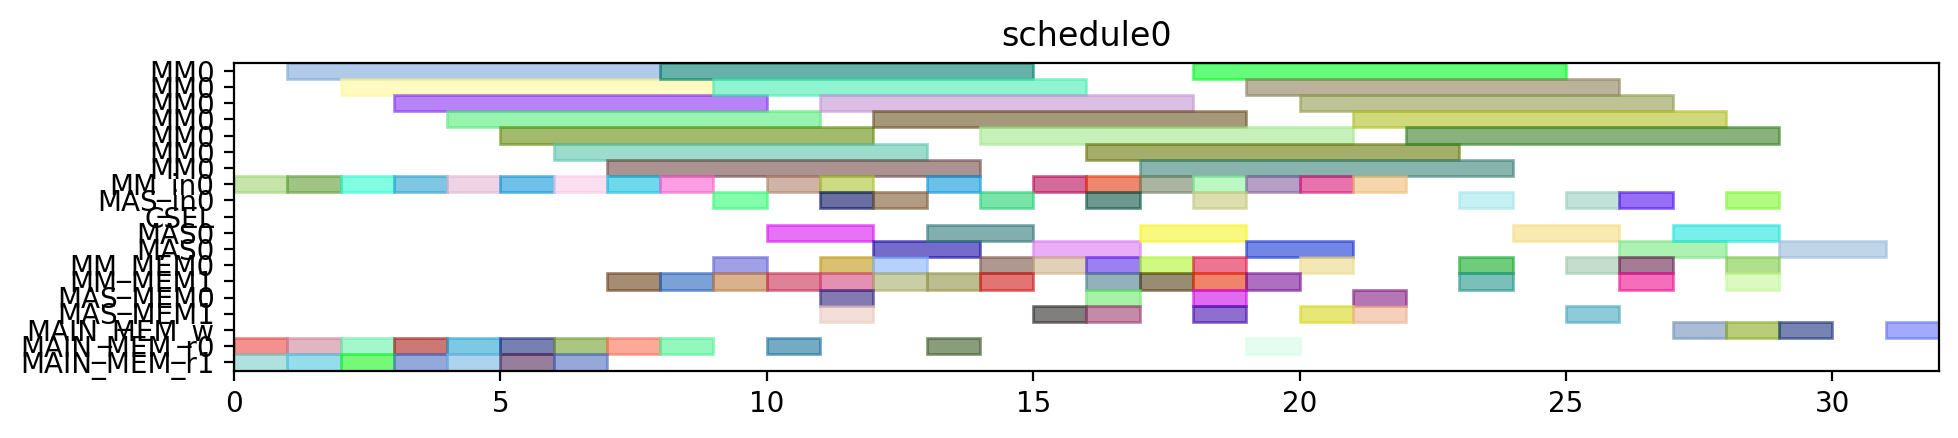

Generate this figure with Python:
from pyschedule import Scenario, solvers, plotters, alt


def solve():
	horizon = 120
	S = Scenario("schedule0", horizon=horizon)

	# resource
	MM = S.Resources('MM', num=1, size=7)
	MM_in = S.Resources('MM_in', num=1)
	MAS_in = S.Resources('MAS_in', num=1)
	CSEL = S.Resource('CSEL')
	MAS = S.Resources('MAS', num=1, size=2, periods=range(1, horizon))
	MM_MEM = S.Resources('MM_MEM', num=2)
	MAS_MEM = S.Resources('MAS_MEM', num=2)
	MAIN_MEM_w = S.Resource('MAIN_MEM_w', size=1)
	MAIN_MEM_r = S.Resources('MAIN_MEM_r', num=2)

	# result of previous scheduling

	# new tasks
	T1 = S.Task('T1', length=7, delay_cost=1)
	T1 += alt(MM)
	T1_in = S.Task('T1_in', length=1, delay_cost=1)
	T1_in += alt(MM_in)
	S += T1_in*MM_in[0]<=T1*MM[0]
	T1_mem0 = S.Task('T1_mem0', length=1, delay_cost=1)
	T1_mem0 += MAIN_MEM_r[0]
	S += T1_mem0 <= T1

	T1_mem1 = S.Task('T1_mem1', length=1, delay_cost=1)
	T1_mem1 += MAIN_MEM_r[1]
	S += T1_mem1 <= T1

	T2 = S.Task('T2', length=7, delay_cost=1)
	T2 += alt(MM)
	T2_in = S.Task('T2_in', length=1, delay_cost=1)
	T2_in += alt(MM_in)
	S += T2_in*MM_in[0]<=T2*MM[0]
	T2_mem0 = S.Task('T2_mem0', length=1, delay_cost=1)
	T2_mem0 += MAIN_MEM_r[0]
	S += T2_mem0 <= T2

	T2_mem1 = S.Task('T2_mem1', length=1, delay_cost=1)
	T2_mem1 += MAIN_MEM_r[1]
	S += T2_mem1 <= T2

	T3 = S.Task('T3', length=7, delay_cost=1)
	T3 += alt(MM)
	T3_in = S.Task('T3_in', length=1, delay_cost=1)
	T3_in += alt(MM_in)
	S += T3_in*MM_in[0]<=T3*MM[0]
	T3_mem0 = S.Task('T3_mem0', length=1, delay_cost=1)
	T3_mem0 += MAIN_MEM_r[0]
	S += T3_mem0 <= T3

	T3_mem1 = S.Task('T3_mem1', length=1, delay_cost=1)
	T3_mem1 += MAIN_MEM_r[1]
	S += T3_mem1 <= T3

	T4 = S.Task('T4', length=7, delay_cost=1)
	T4 += alt(MM)
	T4_in = S.Task('T4_in', length=1, delay_cost=1)
	T4_in += alt(MM_in)
	S += T4_in*MM_in[0]<=T4*MM[0]
	T4_mem0 = S.Task('T4_mem0', length=1, delay_cost=1)
	T4_mem0 += MAIN_MEM_r[0]
	S += T4_mem0 <= T4

	T4_mem1 = S.Task('T4_mem1', length=1, delay_cost=1)
	T4_mem1 += MAIN_MEM_r[1]
	S += T4_mem1 <= T4

	T5 = S.Task('T5', length=7, delay_cost=1)
	T5 += alt(MM)
	T5_in = S.Task('T5_in', length=1, delay_cost=1)
	T5_in += alt(MM_in)
	S += T5_in*MM_in[0]<=T5*MM[0]
	T5_mem0 = S.Task('T5_mem0', length=1, delay_cost=1)
	T5_mem0 += MAIN_MEM_r[0]
	S += T5_mem0 <= T5

	T5_mem1 = S.Task('T5_mem1', length=1, delay_cost=1)
	T5_mem1 += MAIN_MEM_r[1]
	S += T5_mem1 <= T5

	T6 = S.Task('T6', length=7, delay_cost=1)
	T6 += alt(MM)
	T6_in = S.Task('T6_in', length=1, delay_cost=1)
	T6_in += alt(MM_in)
	S += T6_in*MM_in[0]<=T6*MM[0]
	T6_mem0 = S.Task('T6_mem0', length=1, delay_cost=1)
	T6_mem0 += MAIN_MEM_r[0]
	S += T6_mem0 <= T6

	T6_mem1 = S.Task('T6_mem1', length=1, delay_cost=1)
	T6_mem1 += MAIN_MEM_r[1]
	S += T6_mem1 <= T6

	T7 = S.Task('T7', length=7, delay_cost=1)
	T7 += alt(MM)
	T7_in = S.Task('T7_in', length=1, delay_cost=1)
	T7_in += alt(MM_in)
	S += T7_in*MM_in[0]<=T7*MM[0]
	T7_mem0 = S.Task('T7_mem0', length=1, delay_cost=1)
	T7_mem0 += MAIN_MEM_r[0]
	S += T7_mem0 <= T7

	T7_mem1 = S.Task('T7_mem1', length=1, delay_cost=1)
	T7_mem1 += MAIN_MEM_r[1]
	S += T7_mem1 <= T7

	T8 = S.Task('T8', length=7, delay_cost=1)
	T8 += alt(MM)
	T8_in = S.Task('T8_in', length=1, delay_cost=1)
	T8_in += alt(MM_in)
	S += T8_in*MM_in[0]<=T8*MM[0]
	T8_mem0 = S.Task('T8_mem0', length=1, delay_cost=1)
	T8_mem0 += MAIN_MEM_r[0]
	S += T8_mem0 <= T8

	T8_mem1 = S.Task('T8_mem1', length=1, delay_cost=1)
	T8_mem1 += alt(MM_MEM)
	S += (T1*MM[0])-1 < T8_mem1*MM_MEM[1]
	S += T8_mem1 <= T8

	T9 = S.Task('T9', length=7, delay_cost=1)
	T9 += alt(MM)
	T9_in = S.Task('T9_in', length=1, delay_cost=1)
	T9_in += alt(MM_in)
	S += T9_in*MM_in[0]<=T9*MM[0]
	T9_mem0 = S.Task('T9_mem0', length=1, delay_cost=1)
	T9_mem0 += MAIN_MEM_r[0]
	S += T9_mem0 <= T9

	T9_mem1 = S.Task('T9_mem1', length=1, delay_cost=1)
	T9_mem1 += alt(MM_MEM)
	S += (T1*MM[0])-1 < T9_mem1*MM_MEM[1]
	S += T9_mem1 <= T9

	T10 = S.Task('T10', length=7, delay_cost=1)
	T10 += alt(MM)
	T10_in = S.Task('T10_in', length=1, delay_cost=1)
	T10_in += alt(MM_in)
	S += T10_in*MM_in[0]<=T10*MM[0]
	T10_mem0 = S.Task('T10_mem0', length=1, delay_cost=1)
	T10_mem0 += MAIN_MEM_r[0]
	S += T10_mem0 <= T10

	T10_mem1 = S.Task('T10_mem1', length=1, delay_cost=1)
	T10_mem1 += alt(MM_MEM)
	S += (T3*MM[0])-1 < T10_mem1*MM_MEM[1]
	S += T10_mem1 <= T10

	T11 = S.Task('T11', length=7, delay_cost=1)
	T11 += alt(MM)
	T11_in = S.Task('T11_in', length=1, delay_cost=1)
	T11_in += alt(MM_in)
	S += T11_in*MM_in[0]<=T11*MM[0]
	T11_mem0 = S.Task('T11_mem0', length=1, delay_cost=1)
	T11_mem0 += MAIN_MEM_r[0]
	S += T11_mem0 <= T11

	T11_mem1 = S.Task('T11_mem1', length=1, delay_cost=1)
	T11_mem1 += alt(MM_MEM)
	S += (T3*MM[0])-1 < T11_mem1*MM_MEM[1]
	S += T11_mem1 <= T11

	T12 = S.Task('T12', length=2, delay_cost=1)
	T12 += alt(MAS)
	T12_in = S.Task('T12_in', length=1, delay_cost=1)
	T12_in += alt(MAS_in)
	S += T12_in*MAS_in[0]<=T12*MAS[0]

	T12_mem0 = S.Task('T12_mem0', length=1, delay_cost=1)
	T12_mem0 += alt(MM_MEM)
	S += (T4*MM[0])-1 < T12_mem0*MM_MEM[0]
	S += T12_mem0 <= T12

	T12_mem1 = S.Task('T12_mem1', length=1, delay_cost=1)
	T12_mem1 += alt(MM_MEM)
	S += (T2*MM[0])-1 < T12_mem1*MM_MEM[1]
	S += T12_mem1 <= T12

	T13 = S.Task('T13', length=2, delay_cost=1)
	T13 += alt(MAS)
	T13_in = S.Task('T13_in', length=1, delay_cost=1)
	T13_in += alt(MAS_in)
	S += T13_in*MAS_in[0]<=T13*MAS[0]

	T13_mem0 = S.Task('T13_mem0', length=1, delay_cost=1)
	T13_mem0 += alt(MM_MEM)
	S += (T4*MM[0])-1 < T13_mem0*MM_MEM[0]
	S += T13_mem0 <= T13

	T13_mem1 = S.Task('T13_mem1', length=1, delay_cost=1)
	T13_mem1 += alt(MM_MEM)
	S += (T2*MM[0])-1 < T13_mem1*MM_MEM[1]
	S += T13_mem1 <= T13

	T15 = S.Task('T15', length=2, delay_cost=1)
	T15 += alt(MAS)
	T15_in = S.Task('T15_in', length=1, delay_cost=1)
	T15_in += alt(MAS_in)
	S += T15_in*MAS_in[0]<=T15*MAS[0]

	T15_mem0 = S.Task('T15_mem0', length=1, delay_cost=1)
	T15_mem0 += alt(MM_MEM)
	S += (T7*MM[0])-1 < T15_mem0*MM_MEM[0]
	S += T15_mem0 <= T15

	T15_mem1 = S.Task('T15_mem1', length=1, delay_cost=1)
	T15_mem1 += alt(MM_MEM)
	S += (T7*MM[0])-1 < T15_mem1*MM_MEM[1]
	S += T15_mem1 <= T15

	T14 = S.Task('T14', length=7, delay_cost=1)
	T14 += alt(MM)
	T14_in = S.Task('T14_in', length=1, delay_cost=1)
	T14_in += alt(MM_in)
	S += T14_in*MM_in[0]<=T14*MM[0]
	T14_mem0 = S.Task('T14_mem0', length=1, delay_cost=1)
	T14_mem0 += alt(MAS_MEM)
	S += (T13*MAS[0])-1 < T14_mem0*MAS_MEM[0]
	S += T14_mem0 <= T14

	T14_mem1 = S.Task('T14_mem1', length=1, delay_cost=1)
	T14_mem1 += alt(MAS_MEM)
	S += (T13*MAS[0])-1 < T14_mem1*MAS_MEM[1]
	S += T14_mem1 <= T14

	T16 = S.Task('T16', length=7, delay_cost=1)
	T16 += alt(MM)
	T16_in = S.Task('T16_in', length=1, delay_cost=1)
	T16_in += alt(MM_in)
	S += T16_in*MM_in[0]<=T16*MM[0]
	T16_mem0 = S.Task('T16_mem0', length=1, delay_cost=1)
	T16_mem0 += alt(MM_MEM)
	S += (T1*MM[0])-1 < T16_mem0*MM_MEM[0]
	S += T16_mem0 <= T16

	T16_mem1 = S.Task('T16_mem1', length=1, delay_cost=1)
	T16_mem1 += alt(MM_MEM)
	S += (T8*MM[0])-1 < T16_mem1*MM_MEM[1]
	S += T16_mem1 <= T16

	T17 = S.Task('T17', length=7, delay_cost=1)
	T17 += alt(MM)
	T17_in = S.Task('T17_in', length=1, delay_cost=1)
	T17_in += alt(MM_in)
	S += T17_in*MM_in[0]<=T17*MM[0]
	T17_mem0 = S.Task('T17_mem0', length=1, delay_cost=1)
	T17_mem0 += alt(MM_MEM)
	S += (T8*MM[0])-1 < T17_mem0*MM_MEM[0]
	S += T17_mem0 <= T17

	T17_mem1 = S.Task('T17_mem1', length=1, delay_cost=1)
	T17_mem1 += alt(MAS_MEM)
	S += (T15*MAS[0])-1 < T17_mem1*MAS_MEM[1]
	S += T17_mem1 <= T17

	T18 = S.Task('T18', length=2, delay_cost=1)
	T18 += alt(MAS)
	T18_in = S.Task('T18_in', length=1, delay_cost=1)
	T18_in += alt(MAS_in)
	S += T18_in*MAS_in[0]<=T18*MAS[0]

	T18_mem0 = S.Task('T18_mem0', length=1, delay_cost=1)
	T18_mem0 += alt(MM_MEM)
	S += (T5*MM[0])-1 < T18_mem0*MM_MEM[0]
	S += T18_mem0 <= T18

	T18_mem1 = S.Task('T18_mem1', length=1, delay_cost=1)
	T18_mem1 += alt(MM_MEM)
	S += (T9*MM[0])-1 < T18_mem1*MM_MEM[1]
	S += T18_mem1 <= T18

	T19 = S.Task('T19', length=2, delay_cost=1)
	T19 += alt(MAS)
	T19_in = S.Task('T19_in', length=1, delay_cost=1)
	T19_in += alt(MAS_in)
	S += T19_in*MAS_in[0]<=T19*MAS[0]

	T19_mem0 = S.Task('T19_mem0', length=1, delay_cost=1)
	T19_mem0 += alt(MM_MEM)
	S += (T5*MM[0])-1 < T19_mem0*MM_MEM[0]
	S += T19_mem0 <= T19

	T19_mem1 = S.Task('T19_mem1', length=1, delay_cost=1)
	T19_mem1 += alt(MM_MEM)
	S += (T9*MM[0])-1 < T19_mem1*MM_MEM[1]
	S += T19_mem1 <= T19

	T21 = S.Task('T21', length=2, delay_cost=1)
	T21 += alt(MAS)
	T21_in = S.Task('T21_in', length=1, delay_cost=1)
	T21_in += alt(MAS_in)
	S += T21_in*MAS_in[0]<=T21*MAS[0]

	T21_mem0 = S.Task('T21_mem0', length=1, delay_cost=1)
	T21_mem0 += alt(MM_MEM)
	S += (T6*MM[0])-1 < T21_mem0*MM_MEM[0]
	S += T21_mem0 <= T21

	T21_mem1 = S.Task('T21_mem1', length=1, delay_cost=1)
	T21_mem1 += alt(MM_MEM)
	S += (T10*MM[0])-1 < T21_mem1*MM_MEM[1]
	S += T21_mem1 <= T21

	T24 = S.Task('T24', length=7, delay_cost=1)
	T24 += alt(MM)
	T24_in = S.Task('T24_in', length=1, delay_cost=1)
	T24_in += alt(MM_in)
	S += T24_in*MM_in[0]<=T24*MM[0]
	T24_mem0 = S.Task('T24_mem0', length=1, delay_cost=1)
	T24_mem0 += alt(MM_MEM)
	S += (T11*MM[0])-1 < T24_mem0*MM_MEM[0]
	S += T24_mem0 <= T24

	T24_mem1 = S.Task('T24_mem1', length=1, delay_cost=1)
	T24_mem1 += alt(MAS_MEM)
	S += (T12*MAS[0])-1 < T24_mem1*MAS_MEM[1]
	S += T24_mem1 <= T24

	T20 = S.Task('T20', length=7, delay_cost=1)
	T20 += alt(MM)
	T20_in = S.Task('T20_in', length=1, delay_cost=1)
	T20_in += alt(MM_in)
	S += T20_in*MM_in[0]<=T20*MM[0]
	T20_mem0 = S.Task('T20_mem0', length=1, delay_cost=1)
	T20_mem0 += alt(MAS_MEM)
	S += (T15*MAS[0])-1 < T20_mem0*MAS_MEM[0]
	S += T20_mem0 <= T20

	T20_mem1 = S.Task('T20_mem1', length=1, delay_cost=1)
	T20_mem1 += alt(MAS_MEM)
	S += (T18*MAS[0])-1 < T20_mem1*MAS_MEM[1]
	S += T20_mem1 <= T20

	T22 = S.Task('T22', length=7, delay_cost=1)
	T22 += alt(MM)
	T22_in = S.Task('T22_in', length=1, delay_cost=1)
	T22_in += alt(MM_in)
	S += T22_in*MM_in[0]<=T22*MM[0]
	T22_mem0 = S.Task('T22_mem0', length=1, delay_cost=1)
	T22_mem0 += alt(MAS_MEM)
	S += (T21*MAS[0])-1 < T22_mem0*MAS_MEM[0]
	S += T22_mem0 <= T22

	T22_mem1 = S.Task('T22_mem1', length=1, delay_cost=1)
	T22_mem1 += alt(MAS_MEM)
	S += (T21*MAS[0])-1 < T22_mem1*MAS_MEM[1]
	S += T22_mem1 <= T22

	T23 = S.Task('T23', length=7, delay_cost=1)
	T23 += alt(MM)
	T23_in = S.Task('T23_in', length=1, delay_cost=1)
	T23_in += alt(MM_in)
	S += T23_in*MM_in[0]<=T23*MM[0]
	T23_mem0 = S.Task('T23_mem0', length=1, delay_cost=1)
	T23_mem0 += alt(MAS_MEM)
	S += (T19*MAS[0])-1 < T23_mem0*MAS_MEM[0]
	S += T23_mem0 <= T23

	T23_mem1 = S.Task('T23_mem1', length=1, delay_cost=1)
	T23_mem1 += alt(MAS_MEM)
	S += (T19*MAS[0])-1 < T23_mem1*MAS_MEM[1]
	S += T23_mem1 <= T23

	Z2_new = S.Task('Z2_new', length=7, delay_cost=1)
	Z2_new += alt(MM)
	Z2_new_in = S.Task('Z2_new_in', length=1, delay_cost=1)
	Z2_new_in += alt(MM_in)
	S += Z2_new_in*MM_in[0]<=Z2_new*MM[0]
	S += 0<Z2_new

	Z2_new_w = S.Task('Z2_new_w', length=1, delay_cost=1)
	Z2_new_w += alt(MAIN_MEM_w)
	S += Z2_new <= Z2_new_w

	Z2_new_mem0 = S.Task('Z2_new_mem0', length=1, delay_cost=1)
	Z2_new_mem0 += MAIN_MEM_r[0]
	S += Z2_new_mem0 <= Z2_new

	Z2_new_mem1 = S.Task('Z2_new_mem1', length=1, delay_cost=1)
	Z2_new_mem1 += alt(MM_MEM)
	S += (T14*MM[0])-1 < Z2_new_mem1*MM_MEM[1]
	S += Z2_new_mem1 <= Z2_new

	T25 = S.Task('T25', length=2, delay_cost=1)
	T25 += alt(MAS)
	T25_in = S.Task('T25_in', length=1, delay_cost=1)
	T25_in += alt(MAS_in)
	S += T25_in*MAS_in[0]<=T25*MAS[0]

	T25_mem0 = S.Task('T25_mem0', length=1, delay_cost=1)
	T25_mem0 += alt(MM_MEM)
	S += (T20*MM[0])-1 < T25_mem0*MM_MEM[0]
	S += T25_mem0 <= T25

	T25_mem1 = S.Task('T25_mem1', length=1, delay_cost=1)
	T25_mem1 += alt(MM_MEM)
	S += (T20*MM[0])-1 < T25_mem1*MM_MEM[1]
	S += T25_mem1 <= T25

	X2_new = S.Task('X2_new', length=2, delay_cost=1)
	X2_new += alt(MAS)
	X2_new_in = S.Task('X2_new_in', length=1, delay_cost=1)
	X2_new_in += alt(MAS_in)
	S += X2_new_in*MAS_in[0]<=X2_new*MAS[0]

	S += 0<X2_new

	X2_new_w = S.Task('X2_new_w', length=1, delay_cost=1)
	X2_new_w += alt(MAIN_MEM_w)
	S += X2_new <= X2_new_w

	X2_new_mem0 = S.Task('X2_new_mem0', length=1, delay_cost=1)
	X2_new_mem0 += alt(MM_MEM)
	S += (T22*MM[0])-1 < X2_new_mem0*MM_MEM[0]
	S += X2_new_mem0 <= X2_new

	X2_new_mem1 = S.Task('X2_new_mem1', length=1, delay_cost=1)
	X2_new_mem1 += alt(MM_MEM)
	S += (T24*MM[0])-1 < X2_new_mem1*MM_MEM[1]
	S += X2_new_mem1 <= X2_new

	X1_new = S.Task('X1_new', length=2, delay_cost=1)
	X1_new += alt(MAS)
	X1_new_in = S.Task('X1_new_in', length=1, delay_cost=1)
	X1_new_in += alt(MAS_in)
	S += X1_new_in*MAS_in[0]<=X1_new*MAS[0]

	S += 0<X1_new

	X1_new_w = S.Task('X1_new_w', length=1, delay_cost=1)
	X1_new_w += alt(MAIN_MEM_w)
	S += X1_new <= X1_new_w

	X1_new_mem0 = S.Task('X1_new_mem0', length=1, delay_cost=1)
	X1_new_mem0 += alt(MM_MEM)
	S += (T23*MM[0])-1 < X1_new_mem0*MM_MEM[0]
	S += X1_new_mem0 <= X1_new

	X1_new_mem1 = S.Task('X1_new_mem1', length=1, delay_cost=1)
	X1_new_mem1 += alt(MM_MEM)
	S += (T17*MM[0])-1 < X1_new_mem1*MM_MEM[1]
	S += X1_new_mem1 <= X1_new

	Z1_new = S.Task('Z1_new', length=2, delay_cost=1)
	Z1_new += alt(MAS)
	Z1_new_in = S.Task('Z1_new_in', length=1, delay_cost=1)
	Z1_new_in += alt(MAS_in)
	S += Z1_new_in*MAS_in[0]<=Z1_new*MAS[0]

	S += 0<Z1_new

	Z1_new_w = S.Task('Z1_new_w', length=1, delay_cost=1)
	Z1_new_w += alt(MAIN_MEM_w)
	S += Z1_new <= Z1_new_w

	Z1_new_mem0 = S.Task('Z1_new_mem0', length=1, delay_cost=1)
	Z1_new_mem0 += alt(MM_MEM)
	S += (T16*MM[0])-1 < Z1_new_mem0*MM_MEM[0]
	S += Z1_new_mem0 <= Z1_new

	Z1_new_mem1 = S.Task('Z1_new_mem1', length=1, delay_cost=1)
	Z1_new_mem1 += alt(MAS_MEM)
	S += (T25*MAS[0])-1 < Z1_new_mem1*MAS_MEM[1]
	S += Z1_new_mem1 <= Z1_new

	solvers.mip.solve(S,msg=1,kind='CPLEX',ratio_gap=1.01)

	solution = [['hoge']*len(S.solution()[1]) for i in range(len(S.solution()))]
	for i in range(len(S.solution())):
		for j in range(len(S.solution()[i])):
			solution[i][j]=str(S.solution()[i][j])
	print(solution)

	cycles = int(solution[-1][3])

	pic_file_name = "/mnt/rose/usr1/fukuda/ABE/multiRAM_multiMAS_16mux/scheduling_result/stage7MM1_stage2MAS1/EP_LADDERMUL/schedule0.png"
	if(S.solution() != []):
		plotters.matplotlib.plot(S,img_filename=pic_file_name, show_task_labels=False, fig_size=(cycles*0.25+3, 2))

	return solution
